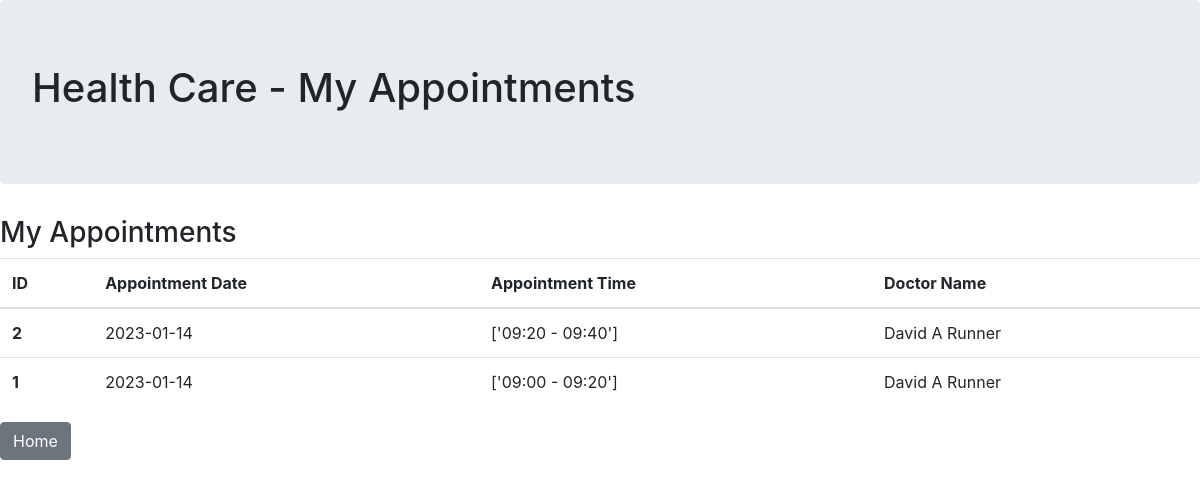
Page /my_appointments (signed in) on the earlier database version.
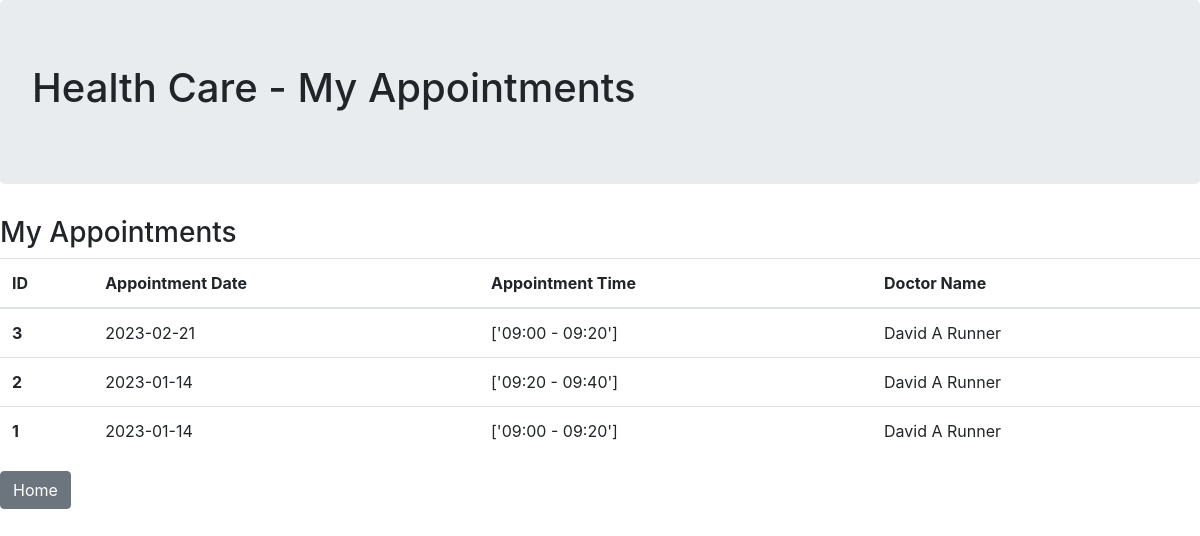
Same page on the later database version.
### tables this page shows
CREATE TABLE appointments (
    id INTEGER PRIMARY KEY AUTOINCREMENT,
    created TIMESTAMP NOT NULL DEFAULT CURRENT_TIMESTAMP,
    appointment_date TEXT NOT NULL,
    appointment_time TEXT NOT NULL,
    doctor_id INTEGER NOT NULL,
    patient_id INTEGER NOT NULL
);

### main.py (the view)
@app.route('/my_appointments')
def my_appointments():
    login_status = session.get('login_status')
    if login_status is None:
        return render_template('login.html')
    user_id = session.get('user_id')
    role = session.get('role')
    appointments = get_appointments_by_user(user_id, role)
    return render_template('my_appointments.html', appointments=appointments, role=role)

### main.py (called while the page is built, shortened)
def get_db_connection():
    conn = sqlite3.connect('database.db')
    conn.row_factory = sqlite3.Row
    return conn

def get_appointments_by_user(user_id, role):
    conn = get_db_connection()
    if role == 'Patient':
        appointments = conn.execute(
            'SELECT a.id, '
            'a.appointment_date appointment_date, '
            'a.appointment_time appointment_time, '
            '(SELECT fname || " " || mname || " " || lname FROM users u WHERE u.id=a.doctor_id) name '
            'FROM appointments a '
            'WHERE a.patient_id=' + str(user_id) +
            ' ORDER BY a.id DESC').fetchall()
    conn.close()
    return appointments

### templates/my_appointments.html (shortened to what this page needs)
<!DOCTYPE html>
<html lang="en">
<head>
    <link rel="stylesheet" href="static/css/bootstrap.min.css">
</head>
<body>
<div class="jumbotron">
    <h1>Health Care - My Appointments</h1>
</div>
<h3>My Appointments</h3>
<table class="table">
    <thead>
    <th>
        ID
    </th>
    <th>
        Appointment Date
    </th>
    <th>
        Appointment Time
    </th>
    <th>
        {% if role == 'Patient' %}
        Doctor Name
        {% else %}
        Patient Name
        {% endif %}
    </th>
    </thead>
    <tbody>
    {% for appointment in appointments %}
    <tr>
        <th>
            {{ appointment["id"] }}
        </th>
        <td>
            {{ appointment["appointment_date"] }}
        </td>
        <td>
            {{ appointment["appointment_time"] }}
        </td>
        <td>
            {{ appointment["name"] }}
        </td>
    </tr>
    {% endfor %}
    </tbody>
</table>
<a class="btn btn-secondary" href="/">Home</a>
</body>
</html>

Differences in the rows shown:
added appointments: id "3", appointment_date "2023-02-21", appointment_time "['09:00 - 09:20']", name "David A Runner"
